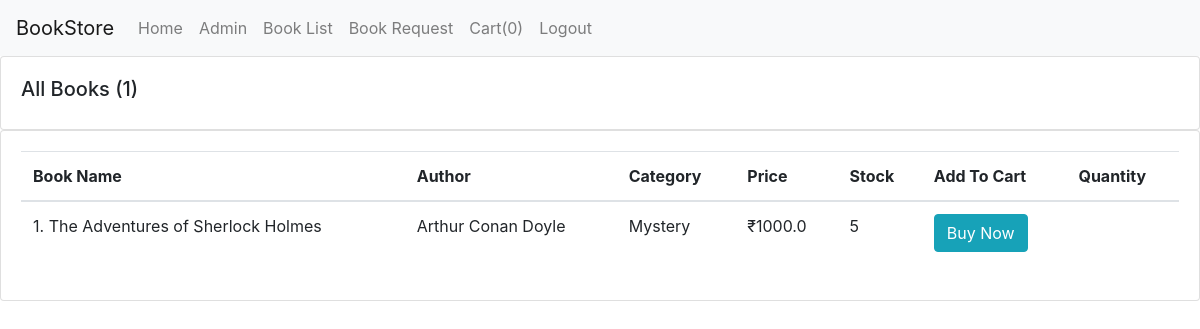
/book_list/ (signed in), run on an earlier commit of the app's database.
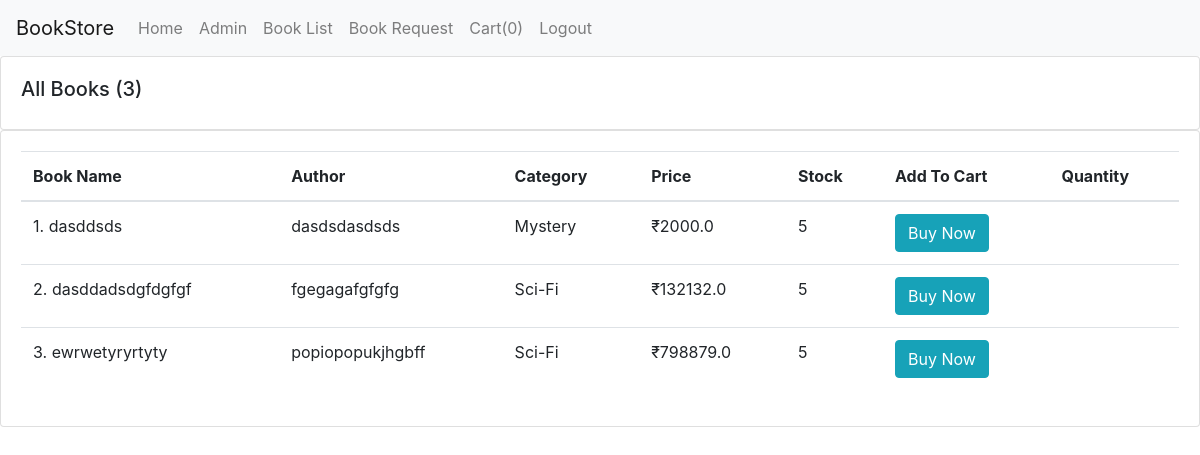
And on a later commit of the database.
### books/models.py (models this page shows, shortened)
class Book(models.Model):
    CATEGORY = (
        ('Mystery', 'Mystery'),
        ('Thriller', 'Thriller'),
        ('Sci-Fi', 'Sci-Fi'),
        ('Humor', 'Humor'),
        ('Horror', 'Horror'),
        ('Mystery', 'Mystery'),
    )
    book_name = models.CharField(max_length=100)
    author = models.CharField(max_length=100, default="")
    category = models.CharField(max_length=100, choices=CATEGORY)
    price = models.FloatField()
    stock = models.IntegerField(default=5)

### books/views.py (the view)
# urls.py: path("book_list/", views.Users, name='book_list'),
@login_required(login_url = '/login')
def Users(request):
    books = Book.objects.all()
    total_books = books.count()
    return render (request, "book_list.html", {'books':books, 'total_books':total_books})

### templates/book_list.html (shortened to what this page needs)
{% extends 'base.html' %}
{% block body %}
<div class="row">
  <div class="col-md">
    <div class="card card-body">
      <h5>All Books ({{total_books}})</h5>
    </div>
    <div class="card card-body">
      <table class="table">
        <thead>
          <tr>
            <th>Book Name</th>
            <th>Author</th>
            <th>Category</th>
            <th>Price</th>
            <th>Stock</th>
            <th>Add To Cart</th>
            <th>Quantity</th>
          </tr>
        </thead>
        {% for book in books %}
        <tr>
          <td id="namepr{{book.id}}">{{book.book_name}}</td>
          <td id="authorpr{{book.id}}">{{book.author}}</td>
          <td id="categorypr{{book.id}}">{{book.category}}</td>
          <td> ₹<span id="pricepr{{book.id}}">{{book.price}}</span></td>
          <td id="stock{{book.id}}">{{book.stock}}</td>
          <td><button id="pr{{book.id}}" class="btn btn-info cart">Buy Now</button></td>
          <td class="quantity" id="divpr{{book.id}}"></td>
        </tr>
        {% endfor %}
      </table>
    </div>
  </div>
</div>
{% endblock %}

### templates/base.html (shortened to what this page needs)
<!doctype html>
<html lang="en">
  <head>
    <link rel="stylesheet" href="https://stackpath.bootstrapcdn.com/bootstrap/4.3.1/css/bootstrap.min.css">
  </head>
  <body>
    <nav class="navbar navbar-expand-lg navbar-light bg-light">
        <a class="navbar-brand" href="/" >BookStore</a>
        <div class="collapse navbar-collapse" id="navbarNavAltMarkup">
          <div class="navbar-nav" >
            <a class="nav-item nav-link" href="/">Home <span class="sr-only">(current)</span></a>
            {% if user.is_superuser %}
            <a class="nav-item nav-link" href="/admin">Admin</a>
            {% endif %}
            {% if user.is_authenticated %}
              <a class="nav-item nav-link" href="/book_list">Book List</a>
              <a class="nav-item nav-link" href="/book_request">Book Request</a>
              <a class="nav-item nav-link" href="/cart_checkout" aria-current="page">Cart(<span id="cart">0</span>)</a>
              <a class="nav-item nav-link" href="{% url 'logout' %}" role="button">Logout</a>
              {% else %}
              <a class="nav-item nav-link" href="/register">Register</a>
              <a class="nav-item nav-link" href="/login">Login</a>
              {%  endif %}
          </div>
        </div>
      </nav>
      {% block body %}
      {% endblock %}
  </body>
</html>

### templates/book_list.html (style rules this page uses)
table { width: 50%; counter-reset: row-num-1; }
table tr { counter-increment: row-num; }
table tr td:first-child::before { content: counter(row-num) ". "; }

What changed in the data, as far as the page shows it:
removed Book: book_name "The Adventures of Sherlock Holmes", author "Arthur Conan Doyle", category "Mystery", price "1000.0", stock "5"
added Book: book_name "dasddsds", author "dasdsdasdsds", category "Mystery", price "2000.0", stock "5"
added Book: book_name "dasddadsdgfdgfgf", author "fgegagafgfgfg", category "Sci-Fi", price "132132.0", stock "5"
added Book: book_name "ewrwetyryrtyty", author "popiopopukjhgbff", category "Sci-Fi", price "798879.0", stock "5"
Also different on the page:
{{ total_books }}: "1" → "3"
